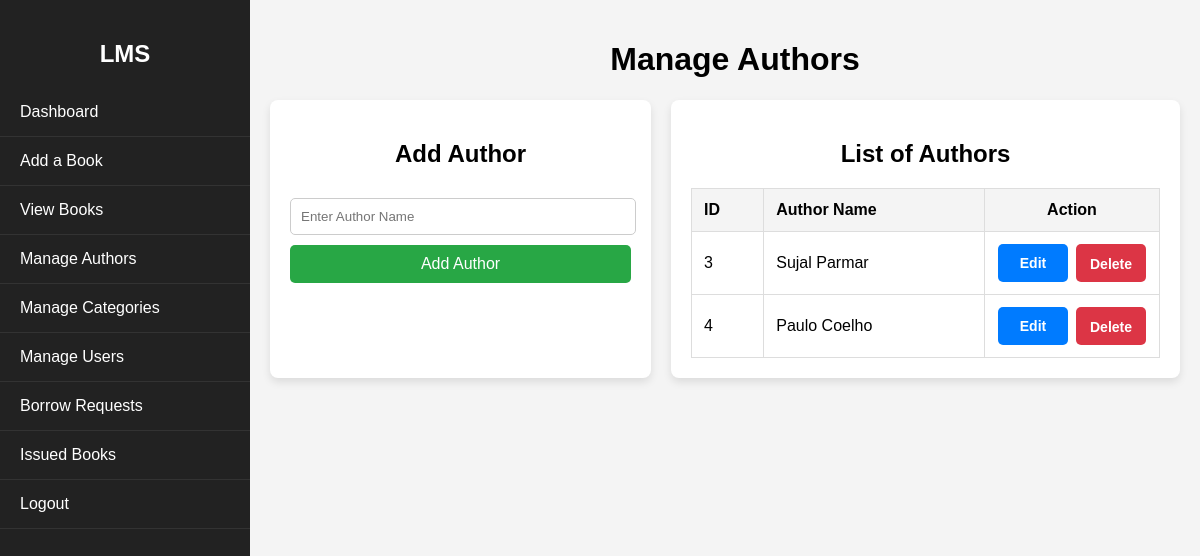
/admin/add_authors.php, run on the app's committed database.
### tables this page shows
CREATE TABLE `authors` (
  `author_id` int(11) NOT NULL,
  `name` varchar(100) NOT NULL
);

### admin/add_authors.php (the view, shortened to what this page needs)
<?php
include '../includes/db.php';
?>
<!DOCTYPE html>
<html lang="en">
<head>
    <link rel="stylesheet" href="../assets/css/authors.css">
</head>
<body>
    <div class="sidebar">
        <h2>LMS</h2>
        <ul>
            <li><a href="dashboard.php">Dashboard</a></li>
            <li><a href="add_book.php">Add a Book</a></li>
            <li><a href="view_books.php">View Books</a></li>
            <li><a href="add_authors.php">Manage Authors</a></li>
            <li><a href="add_categories.php">Manage Categories</a></li>
            <li><a href="manage_users.php">Manage Users</a></li>
            <li><a href="admin_manage_requests.php">Borrow Requests</a></li>
            <li><a href="issued_books.php">Issued Books</a></li>
            <li><a href="logout.php">Logout</a></li>
        </ul>
    </div>
    <div class="main-content">
        <h1>Manage Authors</h1>
        <div class="container">
            <div class="form-container">
                <h2>Add Author</h2>
                <form id="add-author-form" method="POST">
                    <input type="text" id="author_name" name="author_name" placeholder="Enter Author Name" required>
                    <button type="submit" name="add_author" class="btn ">Add Author</button>
                </form>
            </div>
            <div class="table-container">
                <h2>List of Authors</h2>
                <table>
                    <thead>
                        <tr>
                            <th>ID</th>
                            <th>Author Name</th>
                            <th>Action</th>
                        </tr>
                    </thead>
                    <tbody>
                        <?php
                        $query = "SELECT * FROM authors";
                        $result = mysqli_query($conn, $query);
                        while ($row = mysqli_fetch_assoc($result)) {
                            echo "<tr>
                                    <td>{$row['author_id']}</td>
                                    <td>{$row['name']}</td>
                                    <td>
                                        <div class='action-buttons'>
                                            <a href='manage_authors.php?id={$row['author_id']}' class='edit-btn'>Edit</a>
                                            <form method='POST' class='delete-form'>
                                                <input type='hidden' name='author_id' value='{$row['author_id']}'>
                                                <button type='submit' name='delete_author' class='delete-btn'>Delete</button>
                                            </form>
                                        </div>
                                    </td>
                                  </tr>";
                        }
                        ?>
                    </tbody>
                </table>
            </div>
        </div>
    </div>
</body>
</html>

### assets/css/authors.css (style rules this page uses)
th:nth-child(3), td:nth-child(3) { width: 150px; text-align: center; }
.action-buttons { display: flex; align-items: center; justify-content: center; gap: 8px; }
.edit-btn, .delete-btn { padding: 3px 8px; border: none; cursor: pointer; border-radius: 5px; text-decoration: none; display: inline-block; font-size: 14px; font-weight: bold; width: 75px; height: 30px; text-align: center; line-height: 30px; }
.edit-btn { background-color: #007bff; color: white; }
.edit-btn { padding: 4px 8px; border: none; cursor: pointer; border-radius: 5px; text-decoration: none; display: inline-block; font-size: 14px; font-weight: bold; width: 75px; height: 30px; text-align: center; line-height: 30px; }
.delete-btn { background-color: #dc3545; color: white; }

### admin/add_authors.php (style rules this page uses)
th:nth-child(3), td:nth-child(3) { width: 150px; text-align: center; }
body { font-family: Arial, sans-serif; margin: 0; padding: 0; background-color: #f4f4f4; }
.sidebar { width: 250px; background: #222; color: white; height: 100vh; padding-top: 20px; position: fixed; left: 0; top: 0; overflow-y: auto; }
.sidebar h2 { text-align: center; margin-bottom: 20px; }
.sidebar ul { list-style: none; padding: 0; }
.sidebar ul li { padding: 15px 20px; border-bottom: 1px solid #333; }
.sidebar ul li a { color: white; text-decoration: none; display: block; }
.main-content { margin-left: 270px; padding: 20px; text-align: center; }
.container { display: flex; justify-content: space-between; max-width: 1000px; margin: 0 auto; }
.form-container { width: 40%; background: white; padding: 20px; box-shadow: 0px 4px 8px rgba(0, 0, 0, 0.1); border-radius: 8px; margin-right: 20px; margin-left: -20px; }
.form-container h2 { text-align: center; }
.form-container input { width: 95%; padding: 10px; margin: 10px 0; border: 1px solid #ccc; border-radius: 5px; }
.table-container { width: 55%; background: white; padding: 20px; box-shadow: 0px 4px 8px rgba(0, 0, 0, 0.1); border-radius: 8px; }
.table-container h2 { text-align: center; }
table { width: 100%; border-collapse: collapse; background: white; }
th, td { padding: 12px; border: 1px solid #ddd; text-align: left; }
th { background: #f4f4f4; }
.action-buttons { display: flex; align-items: center; justify-content: center; gap: 8px; }
.edit-btn, .delete-btn { padding: 3px 8px; border: none; cursor: pointer; border-radius: 5px; text-decoration: none; display: inline-block; font-size: 14px; font-weight: bold; width: 75px; height: 30px; text-align: center; line-height: 30px; }
.edit-btn { background-color: #007bff; color: white; }
.edit-btn { padding:4px 0px; border: none; cursor: pointer; border-radius: 5px; text-decoration: none; display: inline-block; font-size: 14px; font-weight: bold; width: 70px; height: 30px; text-align: center; line-height: 30px; }
.delete-btn { background-color: #dc3545; color: white; }
.delete-btn { padding: 5px 10px; width: 70px; height: 38px; }
.form-container button { width: 100%; padding: 10px; background-color: #28a745; color: white; border: none; font-size: 16px; cursor: pointer; border-radius: 5px; transition: 0.3s; }

### data on the page
authors: author_id "3", name "Sujal Parmar"
authors: author_id "4", name "Paulo Coelho"
